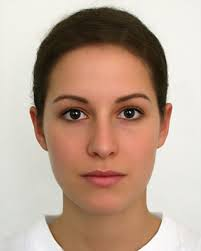
#> input picture face.jfif, 201 x 251 px
$ python 'C10 - Face Detection.py'
#> lines starting #> are read from the running program, lines starting #| are printed output that depends on the picture; after the words box and inside, x2 and y2 are one past the last pixel; in counts of white or black regions, pixels touching at a corner belong together
""" CHAPTER 10: Face Detection """

import cv2
import numpy as np

print("Package Imported")

# to detect faces we will use the technique proposed by Viola and Jones (for almost a decade)

# we will collect lots of positive images - images of faces
# we will collect lots of negative images - images of anything but faces
# we will train the data using these positives and negatives and create a cascade (XML) file that will help us find faces

# in here we wont train any model instead we will use a pretent file for faces  (provided by OpenCV)
# OpenCV has already given default cascades which can detect eye, cat face, full body, frontal face, licence plate, etc

# to create custom cascades go to Murtaza's Workshop YT lectures

# we will add our cascade
faceCascade = cv2.CascadeClassifier('haarcascade_frontalface_default.xml')

img = cv2.imread('face.jfif')
#> img is the input picture: shape (251, 201, 3); mean B, G, R 145.4, 162, 187.1
imgGray = cv2.cvtColor(img, cv2.COLOR_BGR2GRAY)
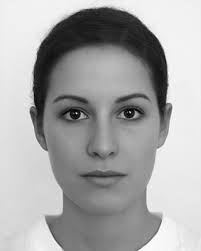
#> imgGray: shape (251, 201); min 0, max 255, mean 167.6

faces = faceCascade.detectMultiScale(img, 1.1, 4)   # scale should be more than 1
#> faces = [[31, 57, 143, 143]]
print(faces)
#| [[ 31  57 143 143]]

# for creating a rectangle (boundary box) shape around the faces that we have detected.
# for that we have to loop through all the faces that we have detected

for (x, y, w, h) in faces:
    cv2.rectangle(img, (x, y), (x+w, y+h), (255, 0, 255), 2)
#> this loop made 1 pass
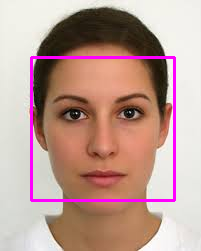
#> img: shape (251, 201, 3); 3.39% of pixels changed, all inside (x1, y1, x2, y2) = (30, 56, 176, 202)

# to detect more objects such as cars, mobiles, etc, then we can make our own custom cascades

cv2.imshow("Result", img)

cv2.waitKey(0)

$ run again, with shapes.jfif copied over face.jfif
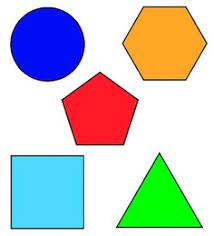
#> input picture shapes.jfif, 214 x 236 px
#> img is the input picture: shape (236, 214, 3); mean B, G, R 196.4, 199.3, 193.6
#> `imgGray = cv2.cvtColor(img, cv2.COLOR_BGR2GRAY)`:
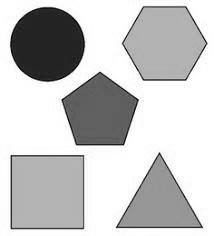
#> imgGray: shape (236, 214); min 5, max 255, mean 197.3
#> faces = ()

$ run again, with kings.png saved as face.jfif
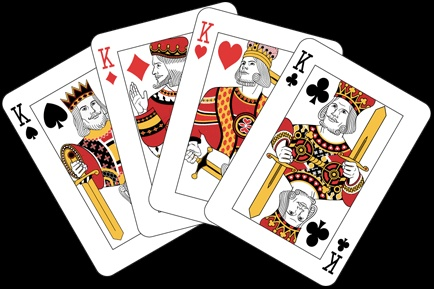
#> input picture kings.png, 434 x 289 px
#> img is the input picture: shape (289, 434, 3); mean B, G, R 120.1, 125.7, 135.6
#> `imgGray = cv2.cvtColor(img, cv2.COLOR_BGR2GRAY)`:
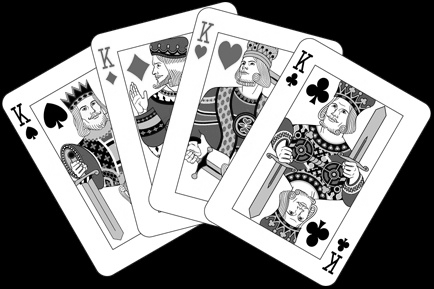
#> imgGray: shape (289, 434); min 0, max 255, mean 128
#> faces = ()
